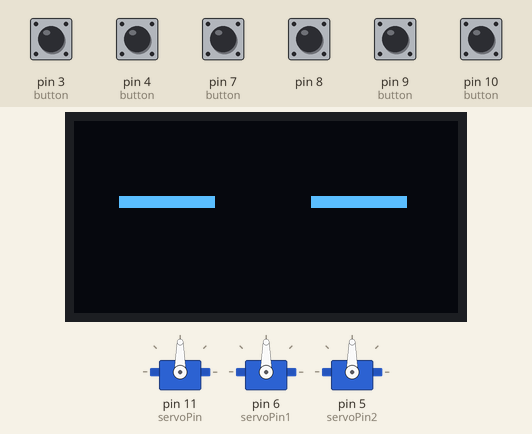
Simulated run of this sketch. Board: Arduino Uno, built with avr-gcc and run on an emulated ATmega328P. On the bench: 3 × servo, 128×64 one-colour display. Inputs (shaded band) come from the test bench; at power-on: pin 3 (button), pin 4 (button), pin 7 (button), pin 8, pin 9 (button), pin 10 (button) HIGH. The display library's start-up logo is not drawn; random numbers use the default seed unless the sketch sets one; what the sketch prints to the serial monitor is not drawn.

Above: at 1.2 s.
1.3 s: pin 4 (button) pulled LOW for 0.15 s
At 1.6 s:
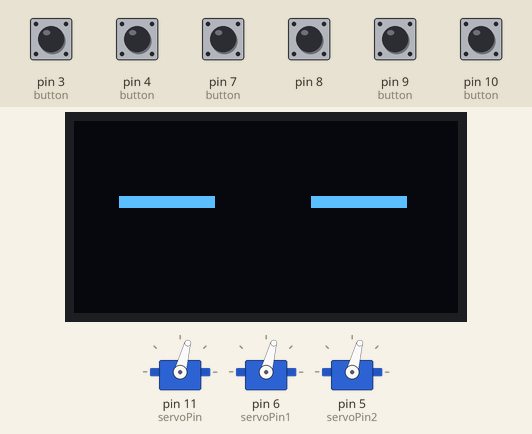
2.0 s: pin 8 pulled LOW for 1 s
3.6 s: pin 8 pulled LOW for 1 s
At 4.4 s:
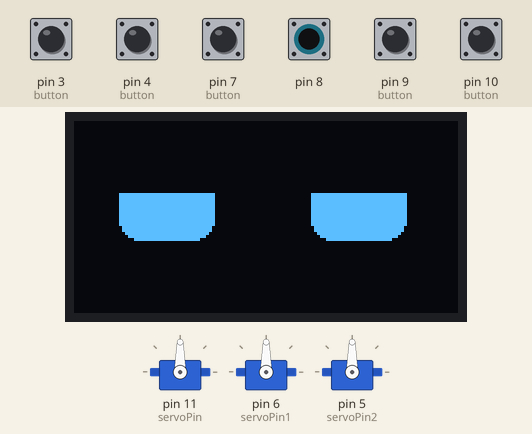
5.2 s: pin 8 pulled LOW for 1 s
6.8 s: pin 9 (button) pulled LOW for 1 s
At 8.9 s:
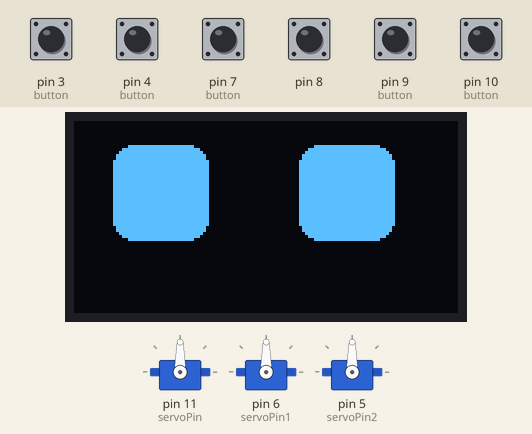
9.3 s: pin 10 (button) pulled LOW for 0.15 s
At 9.7 s:
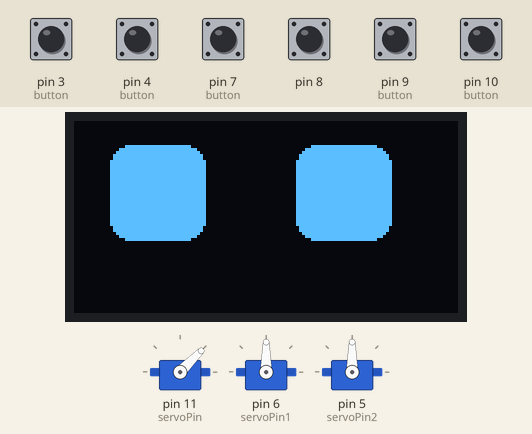
Timing chart, 0 to 12.3 s (numbered marks = the images above; inputs shaded):
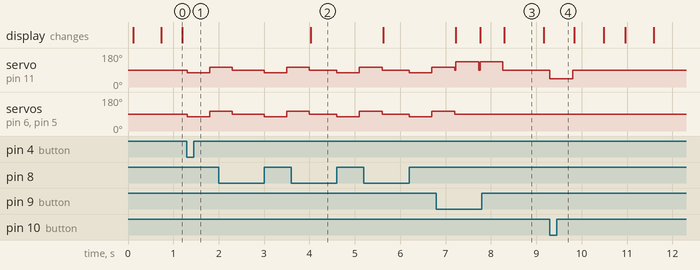

The sketch:

robot_vector.ino
```cpp
#include <Wire.h>
#include <Adafruit_GFX.h>
#include <Adafruit_SSD1306.h>
#include <Servo.h>

#define SCREEN_WIDTH 128 // OLED display width, in pixels
#define SCREEN_HEIGHT 64 // OLED display height, in pixels
#define OLED_RESET -1    // Reset pin # (or -1 if sharing Arduino reset pin)
Adafruit_SSD1306 display(SCREEN_WIDTH, SCREEN_HEIGHT, &Wire, OLED_RESET);

#include "eyes.h"

Servo myServo;
Servo servo1;
Servo servo2;
const int servoPin = 11; // Main servo motor connected to pin 11
const int servoPin1 = 6; // Additional servo motor connected to pin 6
const int servoPin2 = 5; // Additional servo motor connected to pin 5

unsigned long previousMillis = 0; // Store the last time servo was updated
const long interval = 120000; // Interval for mode change (2 minutes)
const long holdTime = 2000; // Time to hold the random position (2 seconds)

void setup() {
  pinMode(3, INPUT_PULLUP);
  pinMode(4, INPUT_PULLUP);
  pinMode(7, INPUT_PULLUP);
  pinMode(8, INPUT_PULLUP);
  pinMode(9, INPUT_PULLUP);
  pinMode(10, INPUT_PULLUP);
  pinMode(11, INPUT_PULLUP);

  myServo.attach(servoPin);
  myServo.write(90); // Initial position (straight forward)
  servo1.attach(servoPin1);
  servo1.write(90); // Initial position (straight forward)
  servo2.attach(servoPin2);
  servo2.write(90); // Initial position (straight forward)

  Serial.begin(115200);
  Serial.println("Booting");

  if (!display.begin(SSD1306_SWITCHCAPVCC, 0x3c)) { // Address 0x3C for 128x64
    Serial.println(F("SSD1306 allocation failed"));
    for (;;); // Don't proceed, loop forever
  }

  display.display();
  display.clearDisplay();
  display.display();
}

unsigned char readkey(void) {
  unsigned char ret = 0;
  if (digitalRead(8) == 0) ret = 1;  // left
  if (digitalRead(9) == 0) ret += 2; // up
  if (digitalRead(10) == 0) ret += 4; // down
  if (digitalRead(11) == 0) ret += 8; // fire
  return (ret);
}

int xp = 16;
int mood = 1;
bool playMode3 = false;
unsigned long mode3StartTime = 0;
bool playMode5 = false;
unsigned long mode5StartTime = 0;

void loop() {
  unsigned long currentMillis = millis();
  int n;
  static int xd = 0;
  static int espera = 0;
  static int step = 0;
  int x1, x2;
  if (espera > 0) {
    espera--;
    delay(1);
  } else {
    x1 = xd + (xp > 16 ? (16 + 2 * (xp - 16)) : xp);
    x2 = 64 + xd + (xp < 16 ? (-16 + (xp * 2)) : xp);
    switch (step) {
      case 0:
        display.clearDisplay(); // Clear the display buffer
        if (xp < 6) {
          display.drawBitmap(x1, 8, peyes[mood][2][0], 32, 32, WHITE);
          display.drawBitmap(x2, 8, peyes[mood][1][1], 32, 32, WHITE);
        } else if (xp < 26) {
          display.drawBitmap(x1, 8, peyes[mood][0][0], 32, 32, WHITE);
          display.drawBitmap(x2, 8, peyes[mood][0][1], 32, 32, WHITE);
        } else {
          display.drawBitmap(x1, 8, peyes[mood][1][0], 32, 32, WHITE);
          display.drawBitmap(x2, 8, peyes[mood][2][1], 32, 32, WHITE);
        }
        display.display();
        espera = random(250, 1000);
        n = random(0, 7);
        if (n == 6) {
          step = 1;
        } else {
          step = 2;
        }
        break;
      case 1:
        display.clearDisplay(); // Clear the display buffer
        display.drawBitmap(x1, 8, eye0, 32, 32, WHITE);
        display.drawBitmap(x2, 8, eye0, 32, 32, WHITE);
        display.display();
        espera = 100;
        step = 0;
        break;
      case 2:
        n = random(0, 10);
        if (n < 5) xd--;
        if (n > 5) xd++;
        if (xd < -4) xd = -3;
        if (xd > 4) xd = 3;
        espera = 0;
        step = 0;
        break;
    }
  }
  n = readkey();
  if (n == 2) xp = (xp <= 0 ? 0 : xp - 1);
  if (n == 4) xp = (xp >= 32 ? 32 : xp + 1);
  if (n == 1) {
    mood = (mood >= 5 ? 0 : mood + 1);
    do {} while (readkey() != 0);
  }
  if (n != 0) {
    espera = 0;
    step = 0;
  }

  // Servo control
  if (digitalRead(9) == LOW) { // If button on pin 9 is pressed
    myServo.write(135); // Move servo to the right
    delay(500);         // Hold position for 500ms
    myServo.write(90);  // Return to center position
  }

  if (digitalRead(10) == LOW) { // If button on pin 10 is pressed
    myServo.write(45);  // Move servo to the left
    delay(500);         // Hold position for 500ms
    myServo.write(90);  // Return to center position
  }

  if (digitalRead(3) == LOW) { // If button on pin 3 is pressed
    myServo.write(45);  // Move servo to the left
    delay(500);         // Hold position for 500ms
    myServo.write(90);  // Return to center position
  }

  // Mode 3 activation and servo movement
  if (digitalRead(4) == LOW && !playMode3) { // If button on pin 4 is pressed
    mood = 3;
    playMode3 = true;
    mode3StartTime = millis();
  }

  if (playMode3) {
    unsigned long currentTime = millis();
    if (currentTime - mode3StartTime <= 5000) {
      servo1.write(75); // Move servo1 to 75 degrees (15 degrees left from center)
      servo2.write(75); // Move servo2 to 75 degrees (15 degrees left from center)
      myServo.write(75); // Move main servo to 75 degrees (15 degrees left from center)
      delay(500);
      servo1.write(105); // Move servo1 to 105 degrees (15 degrees right from center)
      servo2.write(105); // Move servo2 to 105 degrees (15 degrees right from center)
      myServo.write(105); // Move main servo to 105 degrees (15 degrees right from center)
      delay(500);
      servo1.write(90); // Return servo1 to center position
      servo2.write(90); // Return servo2 to center position
      myServo.write(90); // Return main servo to center position
    } else {
      mood = 1; // Revert to mode 1 after 5 seconds
      playMode3 = false;
    }
  }

  // Mode 5 activation and servo movement
  if (digitalRead(7) == LOW && !playMode5) { // If button on pin 7 is pressed
    mood = 2; // Change to mode 2
    playMode5 = true;
    mode5StartTime = millis();
  }

  if (playMode5) {
    unsigned long currentTime = millis();
    if (currentTime - mode5StartTime <= 5000) {
      servo2.write(0); // Move servo2 to -90 degrees (negative degrees from starting position)
      delay(500);
      servo2.write(90); // Return servo2 to center position
      // Ensure that servo on pin 11 does not move
    } else {
      mood = 1; // Revert to mode 1 after 5 seconds
      playMode5 = false;
    }
  }

  // Random movement for servo on pin 11 every 2 minutes
  if (currentMillis - previousMillis >= interval) {
    previousMillis = currentMillis; // Save the last update time

    // Randomly move the servo on pin 11 between 15 and 20 degrees
    int randomAngle = random(15, 21); // Random angle between 15 and 20 degrees
    myServo.write(randomAngle); // Move servo to random angle
    delay(2000); // Hold position for 2 seconds

    // Randomly change mood between 2 and 4
    mood = random(2, 5); // Random mood between 2 and 4
    if (mood == 4) {
      playMode5 = true; // Activate mode 5 if mood is 4
      mode5StartTime = millis();
    } else if (mood == 2) {
      playMode3 = true; // Activate mode 3 if mood is 2
      mode3StartTime = millis();
    }
    myServo.write(90); // Return servo to starting position
  }
}
```

Source omitted: eyes.h (31924 bytes)

Measured:
- after the input at 1.3 s, servo on pin 11 (servoPin), servo on pin 6 (servoPin1), servo on pin 5 (servoPin2): 90° → 75° at once, → 105° 0.50 s later
- after the input at 9.3 s, servo on pin 11 (servoPin): 90° → 45° at once, → 90° 0.50 s later
- what the display in image 3 shows lasts 0.9 s, from 8.3 s to 9.2 s
